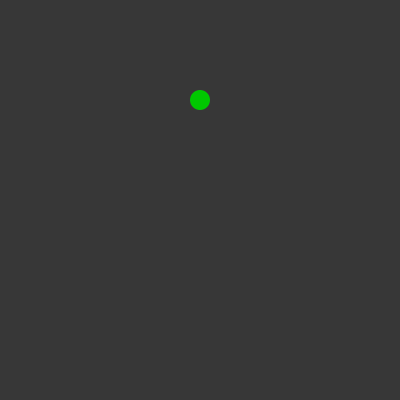
Frame 1 (no input)
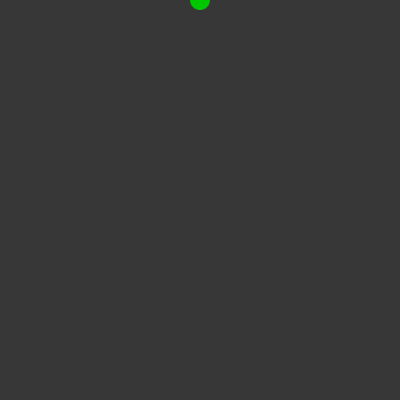
Frame 60 (the mouse pressed at the canvas centre just before this capture)
Frame 120 (the mouse held since frame 60 and released just before this capture): identical to frame 60, image omitted

The Processing sketch that drew these frames (run headless with seeded random() and noise(); from frame 60 on, the mouse is pressed at the canvas centre):

// Processing sketch: processing_66325
// ── processing_66325.pde

int a;
int b;

void setup(){
  background(240);
  size(400,400);
  noStroke();
  frameRate(5);
  smooth();
  a = 100;
  b = 100;

}

void draw(){
  background(55);
  fill(0,200,0);
  ellipse(width/2,a, 20, 20);
  a+=b;
  println(a);
  println(b);
  
if (a>400 || a<0) {
    b*=-1;
}

if (a>400 || a<0) { 
  fill(a, 10, 165);
  noStroke();
  rect(0, 0, width, height);
}

}
